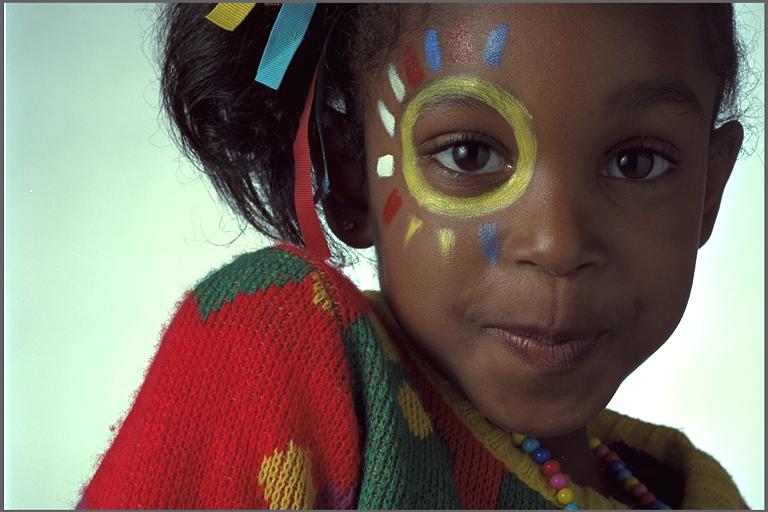
%> input picture girl.png, 768 x 512 px
$ octave svd.m   (GNU Octave 9; MATLAB toolbox functions it lacks are replaced by stand-ins)
%> lines starting %> are read from the running program, lines starting %| are printed output that depends on the picture
clear all;
close all;
clc;

% Read an input image
Img=imread("girl.png");
%> Img is the input picture: size 512x768x3 uint8; mean R, G, B 119.5, 106, 96.1
Img = double(Img);
%> Img: size 512x768x3 double

% Convert image into red , green , blue image
redImg = Img(:,:,1);
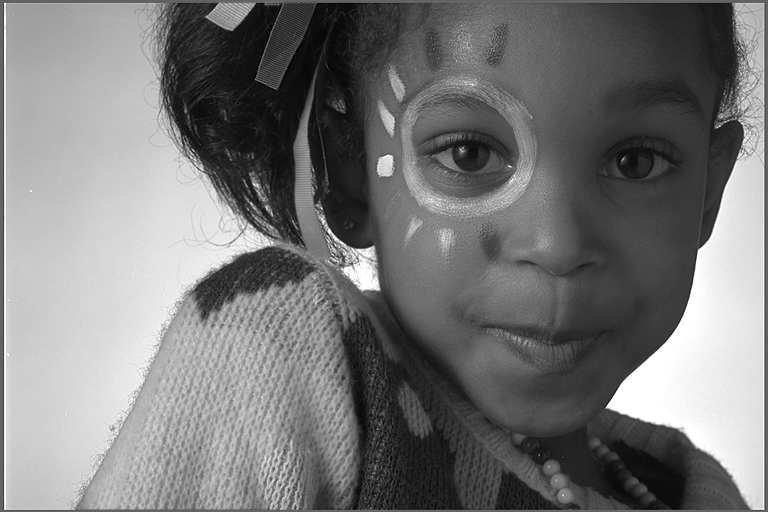
%> redImg: size 512x768 double; min 0, max 255, mean 119.5
greenImg = Img(:,:,2);
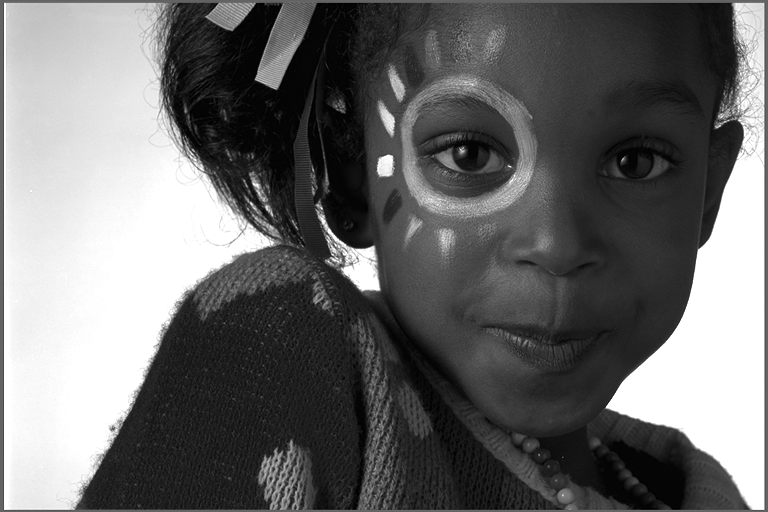
%> greenImg: size 512x768 double; min 0, max 255, mean 106
blueImg = Img(:,:,3);
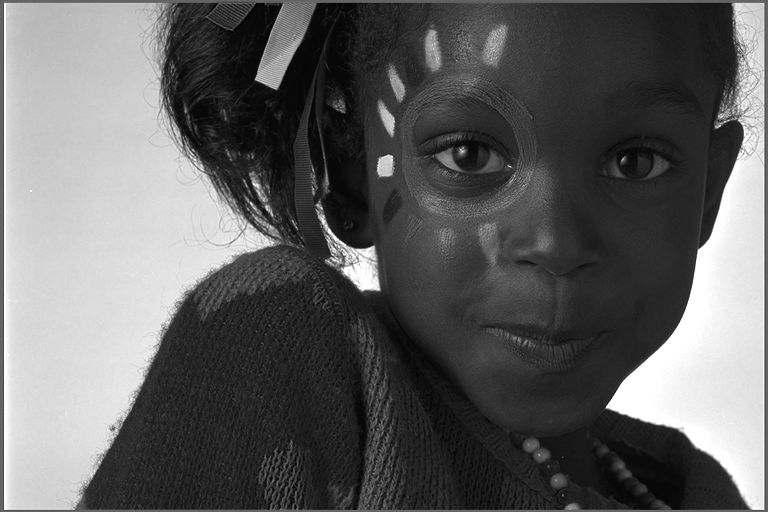
%> blueImg: size 512x768 double; min 0, max 255, mean 96.1


% Find SVD of redImg , greenImg , blueImg image
[Ur, Sr, Vr] = svd(redImg);
[Ug, Sg, Vg] = svd(greenImg);
[Ub, Sb, Vb] = svd(blueImg);


% Row , column of image
No_rows = size(Img)(1);
%> No_rows = 512
No_cols = size(Img)(2);
%> No_cols = 768


% Initialize some vector
dispError = [];
S_Values = [];
dispError1 = [];
S_Values1 = [];


% Start for loop
for No_modes=10:30:400

% Low rank approximation for red image
  Ured = Ur(1:No_rows,1:No_modes);
  Sred = Sr(1:No_modes,1:No_modes);
  Vred = Vr(1:No_cols,1:No_modes);

% Low rank approximation for green image
  Ugreen = Ug(1:No_rows,1:No_modes);
  Sgreen = Sg(1:No_modes,1:No_modes);
  Vgreen = Vg(1:No_cols,1:No_modes);

% Low rank approximation for blue image
  Ublue = Ub(1:No_rows,1:No_modes);
  Sblue = Sb(1:No_modes,1:No_modes);
  Vblue = Vb(1:No_cols,1:No_modes);

 % calculate red,green,blue image
  red = Ured*Sred*(Vred');
  green = Ugreen*Sgreen*(Vgreen');
  blue = Ublue*Sblue*(Vblue');


  red = uint8(red);
  green = uint8(green);
  blue = uint8(blue);


% Calculate compressed image from adding red,green,blue images
  SVD_compress_Img = cat(3,red,green,blue);

% Error values between original and compressed image
  error=sum(sum((Img-SVD_compress_Img).^2));

% Values of compressed image
  compImgVal=sum(sum((SVD_compress_Img).^2));


% Store error values for display
  dispError = [dispError; error];
 % store S values for display
  S_Values = [S_Values; No_modes];
 % store values for display
   dispError1 = [dispError1; compImgVal];
   S_Values1 = [S_Values1; No_modes];

% Show images
imwrite(SVD_compress_Img,"max_image.jpg");
% end for loop
end
%> this loop made 14 passes
%> (error, compImgVal) on passes 2 to 13: ([9641226 9260887 8664521], [99508336 95366753 97686585]), ([6605338 6359908 6074678], [99536628 95130507 97601951]), ([4771119 4653263 4510000], [99562047 94977564 97544389]), ([3424049 3369373 3306927], [99601373 94895941 97486070]), ([2453770 2411395 2385681], [99633418 94842119 97454309]), ([1719640 1691818 1697006], [99669589 94798311 97427401]), ([1196384 1179364 1192259], [99699913 94776371 97409718]), ([823697 812998 826818], [99719806 94756318 97404290]), ([553034 549752 563504], [99731062 94740677 97394312]), ([365391 364606 376379], [99742710 94732082 97386344]), ([234154 235957 242956], [99750773 94727007 97386307]), ([145840 147139 153076], [99755538 94720978 97379659])
%> (dispError, dispError1) on pass 1: ([18045458 20196316 17692849], [99770117 95757655 97856205])
%> pass 1, `imwrite(SVD_compress_Img,"max_image.jpg");`:
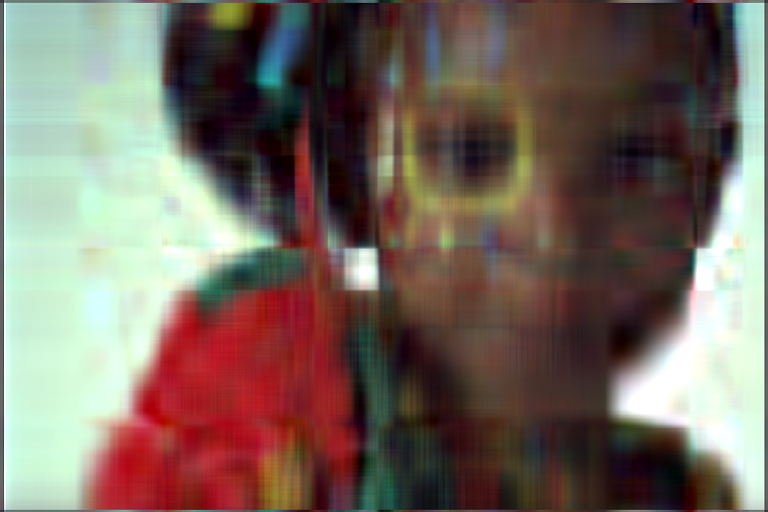
%> saved as max_image.jpg: size 512x768x3 uint8; mean R, G, B 119.4, 105.4, 95.9
%> pass 2, `imwrite(SVD_compress_Img,"max_image.jpg");`:
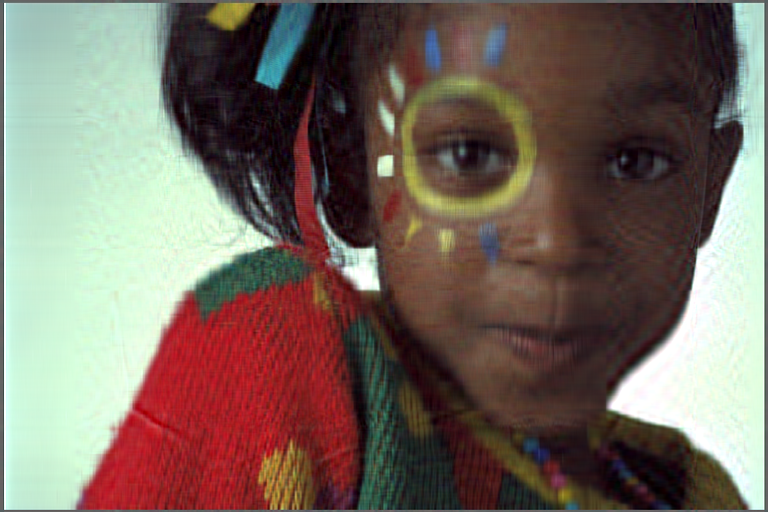
%> saved as max_image.jpg: size 512x768x3 uint8; mean R, G, B 119.4, 105.7, 96
%> after the loop, S_Values = [10; 40; 70; 100; 130; 160; 190; 220; 250; 280; 310; 340; 370; 400]; S_Values1 has the same summary as S_Values


% Graph between error and singular values
figure;
title('Error in Compression');
plot(S_Values, dispError);
xlabel('Singular Values ');
ylabel('Error between Compressed and Original Image ');
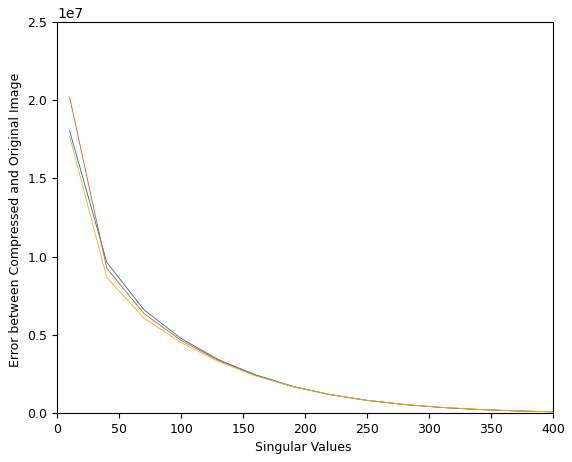
%> figure redrawn from the program's plot data; curve peaks at x = 10, y = 18045458; curve peaks at x = 10, y = 20196316; curve peaks at x = 10, y = 17692849


% Graph between original image and singular values
figure;
title('Compressed Image VS Singular Values');
plot(S_Values1, dispError1);
xlabel('Singular Values ');
ylabel('Compressed Image');
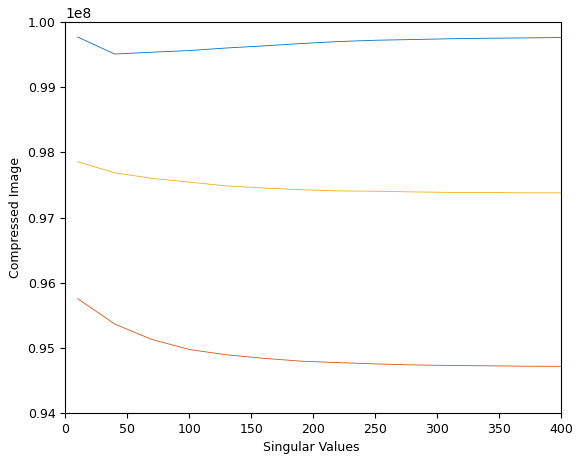
%> figure redrawn from the program's plot data; curve peaks at x = 10, y = 99770117; curve peaks at x = 10, y = 95757655; curve peaks at x = 10, y = 97856205
